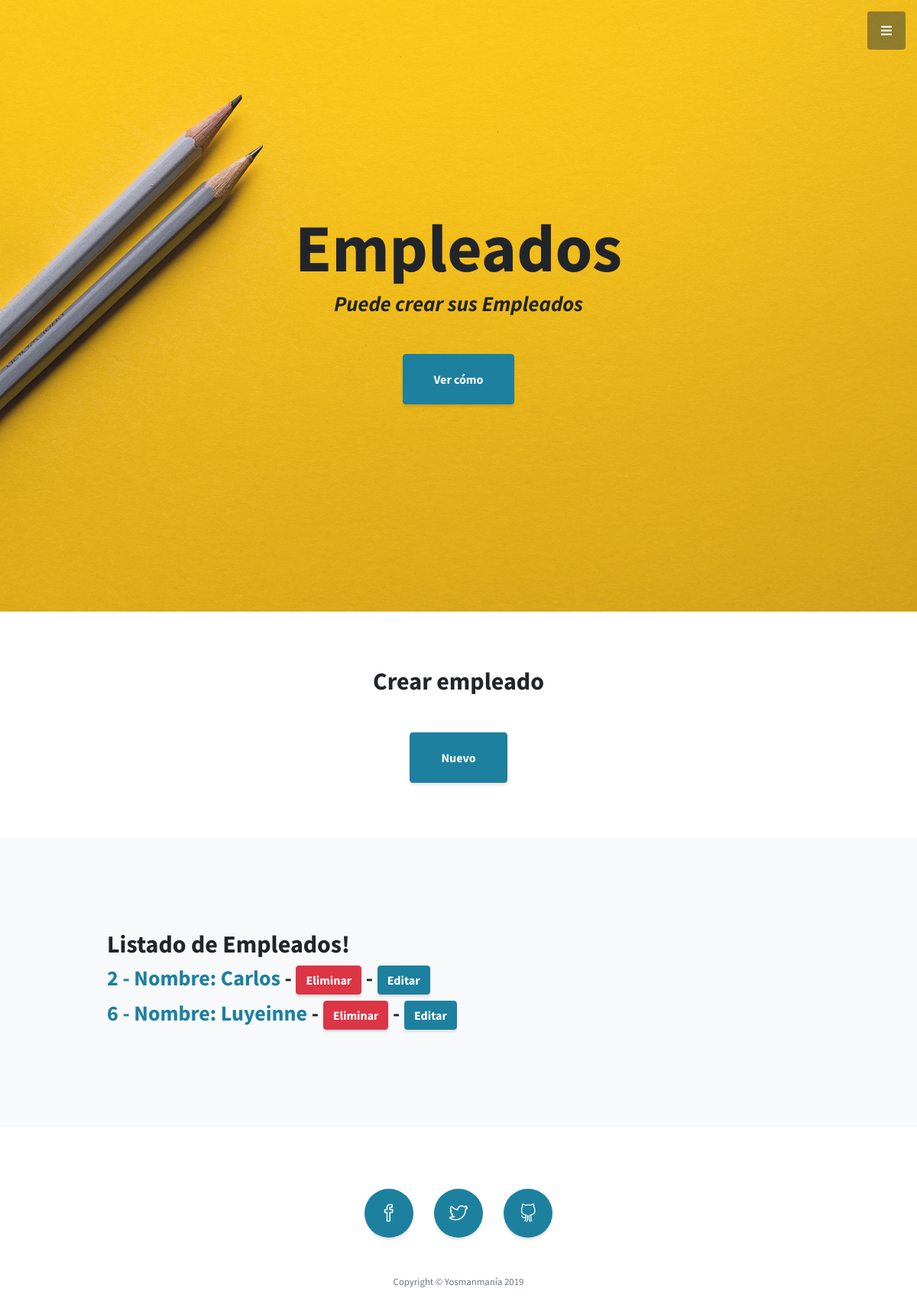
Screenshot of /app/user_list/ with the database file from the repository.
### app/models.py (models this page shows, shortened)
class User(AbstractBaseUser):
    username = models.CharField(
        max_length=200,
        verbose_name='nombre',
        default='name'
    )
    charge = models.CharField(
        max_length=200,
        verbose_name='Cargo',
        default='test'
    )
    salary = models.CharField(
        max_length=200,
        verbose_name='Salario',
    )
    income_date = models.DateField(
        verbose_name='Fecha de ingreso',
        auto_now=False
    )
    email = models.EmailField(
        verbose_name='email address',
        default='email@demo.co'
    )
    is_active = models.BooleanField(
        verbose_name='Estado',
        default=True
    )
    USERNAME_FIELD = 'email'
    REQUIRED_FIELDS = []
    class Meta:
        verbose_name = 'Usuario'
        verbose_name_plural = 'Usuarios'

### app/views.py (the view)
class UserListView(ListView):
    model = models.User
    template = 'user_list.html'
    def get_context_data(self, **kwargs):
        context = super().get_context_data(**kwargs)
        return context
    def get_queryset(self):
        queryset = models.User.objects.all()
        return queryset

### app/templates/user_list.html (shortened to what this page needs)
<!DOCTYPE html>
<html lang="en">
<head>
  <link href="/static/vendor/bootstrap/css/bootstrap.min.css" rel="stylesheet">
  <link href="/static/vendor/fontawesome-free/css/all.min.css" rel="stylesheet" type="text/css">
  <link href="/static/vendor/simple-line-icons/css/simple-line-icons.css" rel="stylesheet">
  <link href="/static/css/stylish-portfolio.min.css" rel="stylesheet">
</head>
{% block foo %}
   {% include "menu.html" %}
{% endblock %}
<body id="page-top">
<header class="masthead d-flex">
    <div class="container text-center my-auto">
      <h1 class="mb-1">Empleados</h1>
      <h3 class="mb-5">
        <em>Puede crear sus Empleados</em>
      </h3>
      <a class="btn btn-primary btn-xl js-scroll-trigger" href="#about">Ver cómo</a>
    </div>
</header>
  <section >
    <br>
    <br>
    <br>
    <div class="container text-center">
      <h2 class="mx-auto mb-5">Crear empleado</h2>
      <a class="btn btn-primary btn-xl" href="/app/user_create/">Nuevo</a>
    </div>
    <br>
    <br>
    <br>
  </section>
  <section class="content-section bg-light" id="about">
    <div class="container">
      <div class="row">
        <div class="col-lg-10 mx-auto">
          <h2>Listado de Empleados!</h2>
            {% for user in object_list %}
            <h3 class="user-item__header-title">
                <a href="/app/user/{{ user.id }}/"> {{ user.id }} - Nombre: {{ user.username }}</a>
                - <a href="/app/user-delete/{{ user.id }}/" class="btn btn-danger">Eliminar</a>
                - <a href="/app/user_update/{{ user.id }}/" class="btn btn-primary">Editar</a>
            </h3>
            {% empty %}
                <p class="lead mb-5">No hay resultados</p>
            {% endfor %}
        </div>
      </div>
    </div>
  </section>
  <footer class="footer text-center">
    <div class="container">
      <ul class="list-inline mb-5">
        <li class="list-inline-item">
          <a class="social-link rounded-circle text-white mr-3" href="#">
            <i class="icon-social-facebook"></i>
          </a>
        </li>
        <li class="list-inline-item">
          <a class="social-link rounded-circle text-white mr-3" href="#">
            <i class="icon-social-twitter"></i>
          </a>
        </li>
        <li class="list-inline-item">
          <a class="social-link rounded-circle text-white" href="#">
            <i class="icon-social-github"></i>
          </a>
        </li>
      </ul>
      <p class="text-muted small mb-0">Copyright &copy; Yosmanmanía 2019</p>
    </div>
  </footer>
</body>
</html>

### rows the page displays
User: id "2", username "Carlos"
User: id "6", username "Luyeinne"
